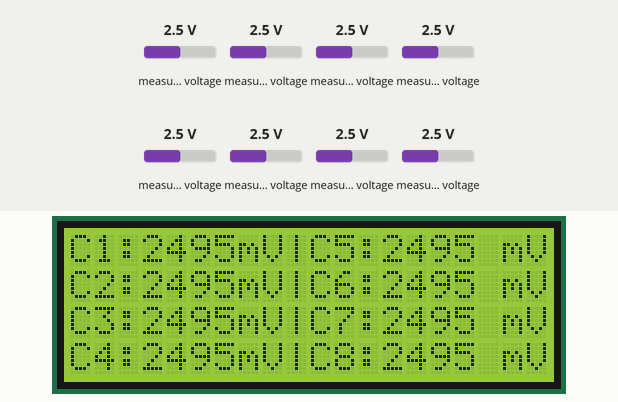
Recording of a sketch running on a simulated Arduino Uno, built with avr-gcc and run on an emulated ATmega328P. Shown: 20×4 character LCD. The test bench sets the inputs (shaded band); at power-on: measured voltage 2.5 V. Storage starts empty; what the sketch prints to the serial monitor is not drawn.

Above: at 1.2 s.
1.3 s: measured voltage (sensor 200) set to 4.9 V
At 1.8 s:
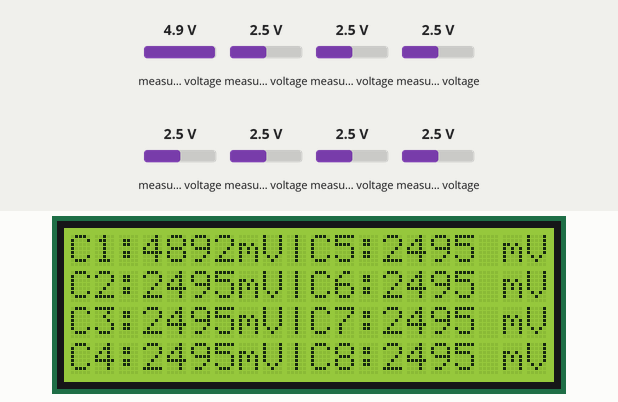
4.6 s: measured voltage (sensor 201) set to 0.1 V
At 6.5 s:
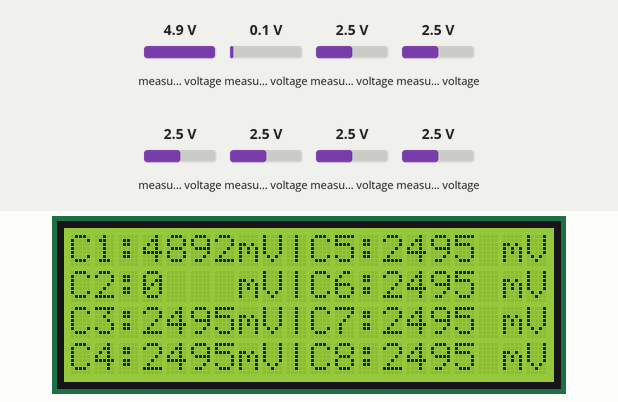
7.9 s: measured voltage (sensor 202) set to 0.1 V
At 8.9 s:
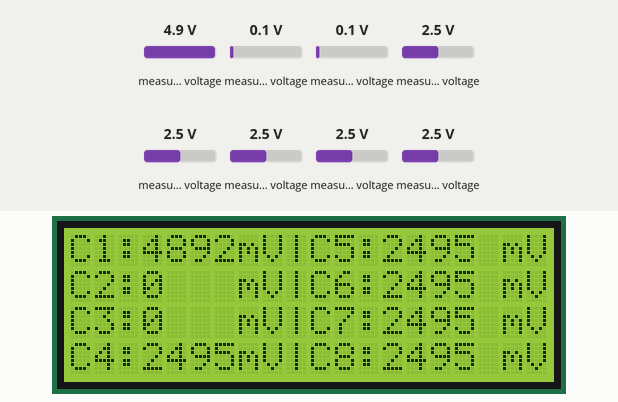
10.1 s: measured voltage (sensor 203) set to 0.1 V
At 11.3 s:
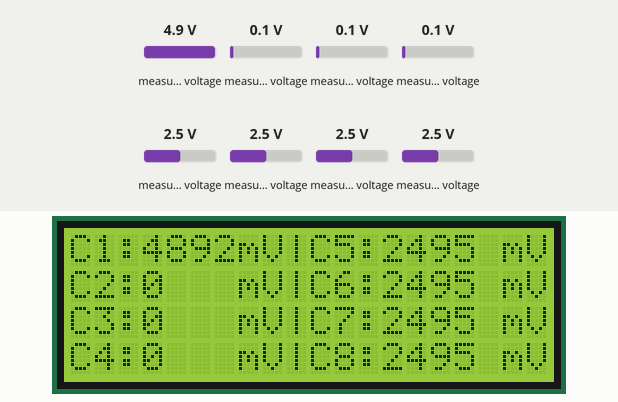
12.0 s: measured voltage (sensor 204) set to 0.1 V
At 13.1 s:
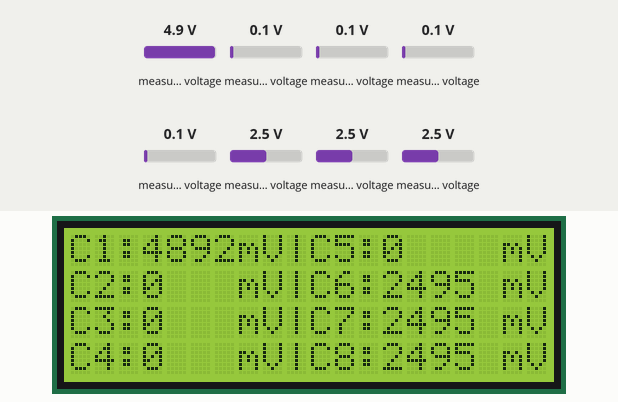
13.9 s: measured voltage (sensor 205) set to 0.1 V
At 14.9 s:
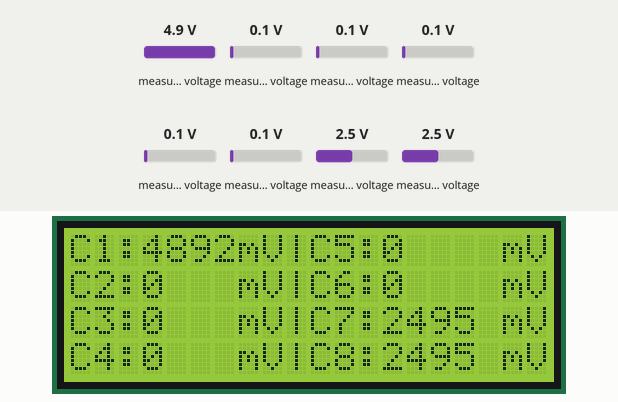
Timing chart, 0 to 16.8 s (numbered marks = the images above; inputs shaded):
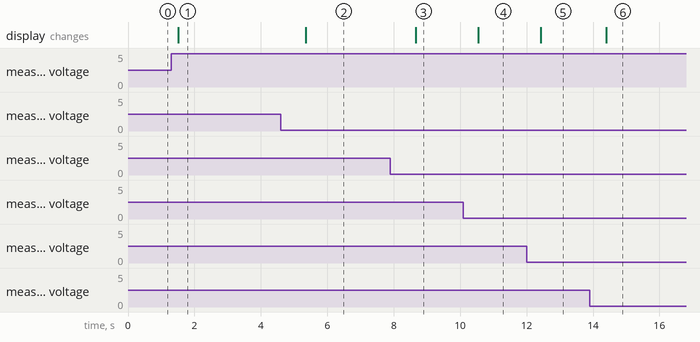

The sketch:

EE437_FinalArduinoCode.ino
```cpp
// Thomas Diggs, Peyton Allen, Yevgeniy Gavrikov
// UAB - Fall 2023
// EE437

// Include Necessary Libraries
#include <Adafruit_MCP3008.h>
#include <LiquidCrystal_I2C.h>
#include <SoftwareSerial.h>
#include "SD.h"
#include "SPI.h"

// Define Constants
#define i2C_LCD_ADDR 0x3F  // I2C address of the LCD
#define NEW_CS_PIN 2       // Chip Select pin for MCP3008
#define TX 6               // Transmit pin for SofwareSerial
#define RX 7               // Receive pin for SoftwareSerial

// Create a SoftwareSerial object for Bluetooth communication
SoftwareSerial BTSerial(RX, TX);

// Create a LiquidCrystal_I2C object for the LCD
LiquidCrystal_I2C lcd(i2C_LCD_ADDR, 20, 4);

// Define Variables
int dly = 500;
int channel1 = 0;
int channel2 = 1;
int channel3 = 2;
int channel4 = 3;
int channel5 = 4;
int channel6 = 5;
int channel7 = 6;
int channel8 = 7;

// Create an Adafruit_MCP3008 object for the MCP3008 ADC
Adafruit_MCP3008 mcp;

// Define variables for SD Card
const int CSpin = 10;    // Chip Select pin for the SD Card
String dataString = "";  // Holds the data to be written to the SD card
int voltval1 = 0;        // Value read from your first sensor
int voltval2 = 0;        // Value read from your second sensor
File sensorData;         // File object for SD Card
int count = 0;           // Counter for data recording

// Setup function
void setup() {
  BTSerial.begin(9600);  // Start SoftwareSerial for Bluetooth communication
  Serial.begin(9600);    // Start serial communication with the computer
  Serial.println("Maker's Digest: Ready");
  Serial.print("Initializing SD card...");

  mcp.begin(NEW_CS_PIN);  // Initialize MCP3008 ADC with the specified Chip Select pin

  lcd.init();  // Initialize the LCD
  lcd.backlight();

  // SD Card - see if the card is present and can be initialized:
  if (!SD.begin(CSpin)) {
    Serial.println("Card failed, or not present");
    // don't do anything more:
    return;
  }
  Serial.println("card initialized.");
}

// Loop function
void loop() {
  char msg[50];

  // Read sensor values from MCP3008 ADC
  int val1 = mcp.readADC(channel1);
  int val2 = mcp.readADC(channel2);
  int val3 = mcp.readADC(channel3);
  int val4 = mcp.readADC(channel4);
  int val5 = mcp.readADC(channel5);
  int val6 = mcp.readADC(channel6);
  int val7 = mcp.readADC(channel7);
  int val8 = mcp.readADC(channel8);

  // Convert ADC values to voltages
  int voltval1 = (val1 / 1024.0) * 5000.0;
  int voltval2 = (val2 / 1024.0) * 5000.0;
  int voltval3 = (val3 / 1024.0) * 5000.0;
  int voltval4 = (val4 / 1024.0) * 5000.0;
  int voltval5 = (val5 / 1024.0) * 5000.0;
  int voltval6 = (val6 / 1024.0) * 5000.0;
  int voltval7 = (val7 / 1024.0) * 5000.0;
  int voltval8 = (val8 / 1024.0) * 5000.0;

  // Clamp voltage values to 0 if below 100 mV
  if (voltval1 > 100) {
    voltval1 = voltval1;
  } else {
    voltval1 = 0;
  }
  if (voltval2 > 100) {
    voltval2 = voltval2;
  } else {
    voltval2 = 0;
  }
  if (voltval3 > 100) {
    voltval3 = voltval3;
  } else {
    voltval3 = 0;
  }
  if (voltval4 > 100) {
    voltval4 = voltval4;
  } else {
    voltval4 = 0;
  }
  if (voltval5 > 100) {
    voltval5 = voltval5;
  } else {
    voltval5 = 0;
  }
  if (voltval6 > 100) {
    voltval6 = voltval6;
  } else {
    voltval6 = 0;
  }
  if (voltval7 > 100) {
    voltval7 = voltval7;
  } else {
    voltval7 = 0;
  }
  if (voltval8 > 100) {
    voltval8 = voltval8;
  } else {
    voltval8 = 0;
  }

  // Bluetooth communication - Send voltage values in hexadecimal
  //    this is so the data sent in below 20 characters
  BTSerial.print(voltval1, HEX);
  BTSerial.print("|");
  BTSerial.print(voltval2, HEX);
  BTSerial.print("|");
  BTSerial.print(voltval3, HEX);
  BTSerial.print("|");
  BTSerial.print(voltval4, HEX);
  BTSerial.print("|");
  BTSerial.print(voltval5, HEX);
  BTSerial.print("|");
  BTSerial.print(voltval6, HEX);
  BTSerial.print("|");
  BTSerial.print(voltval7, HEX);
  BTSerial.print("|");
  BTSerial.print(voltval8, HEX);

  // LCD update
  lcd.clear();

  // LCD Display
  lcd.setCursor(0, 0);
  lcd.print("C1: ");
  lcd.setCursor(3, 0);
  lcd.print(voltval1);

  lcd.setCursor(0, 1);
  lcd.print("C2: ");
  lcd.setCursor(3, 1);
  lcd.print(voltval2);

  lcd.setCursor(0, 2);
  lcd.print("C3: ");
  lcd.setCursor(3, 2);
  lcd.print(voltval3);

  lcd.setCursor(0, 3);
  lcd.print("C4: ");
  lcd.setCursor(3, 3);
  lcd.print(voltval4);

  lcd.setCursor(10, 0);
  lcd.print("C5: ");
  lcd.setCursor(13, 0);
  lcd.print(voltval5);

  lcd.setCursor(10, 1);
  lcd.print("C6: ");
  lcd.setCursor(13, 1);
  lcd.print(voltval6);

  lcd.setCursor(10, 2);
  lcd.print("C7: ");
  lcd.setCursor(13, 2);
  lcd.print(voltval7);

  lcd.setCursor(10, 3);
  lcd.print("C8: ");
  lcd.setCursor(13, 3);
  lcd.print(voltval8);

  // Repeat the LCD display setup for other channels (C2 to C8)

  // Additional LCD Formatting
  for (int i = 0; i < 4; i++) {
    lcd.setCursor(7, i);
    lcd.print("mV");

    lcd.setCursor(9, i);
    lcd.print("|");

    lcd.setCursor(18, i);
    lcd.print("mV");
  }

  delay(dly);

  // SD Card - Save data every 10 loops
  count = count + 1;

  if (count >= 10) {
    dataString = String(voltval1) + "," + String(voltval2) + "," + String(voltval3) + "," + String(voltval4) + "," + String(voltval5) + "," + String(voltval6) + "," + String(voltval7) + "," + String(voltval8);  // convert to CSV
    saveData();                                                                                                                                                                                                    // save to SD card
    delay(100);
    count = 0;
  }
}

// Function to save data to the SD card
void saveData() {
  // Open the data.csv file for writing
  sensorData = SD.open("data.csv", FILE_WRITE);

  // Check if the file is successfully opened
  if (sensorData) {
    // Check if the file is empty (new file)
    if (sensorData.size() == 0) {
      // If the file is empty, write the header line
      sensorData.println("Channel 1 (mV), Channel 2 (mV), Channel 3 (mV), Channel 4 (mV), Channel 5 (mV), Channel 6 (mV), Channel 7 (mV), Channel 8 (mV)");
    }
    // for (int i = 0; i < 25; ++i) {
    //   array[i];
    // }

    // Write the dataString to the file
    sensorData.println(dataString);

    // Close the file
    sensorData.close();
  } else {
    // If the file couldn't be opened, print an error message
    Serial.println("Error opening data.csv for writing!");

    // Attempt to create the file
    sensorData = SD.open("data.csv", FILE_WRITE);

    // Check if the file is successfully created
    if (sensorData) {
      // If the file is open, write the header line
      sensorData.println("Channel 1 (mV), Channel 2 (mV), Channel 3 (mV), Channel 4 (mV), Channel 5 (mV), Channel 6 (mV), Channel 7 (mV), Channel 8 (mV)");

      // Write the dataString to the file
      sensorData.println(dataString);

      // Close the file
      sensorData.close();

      Serial.println("data.csv created!");
    } else {
      // If the file still couldn't be created, print an error message
      Serial.println("Error creating data.csv!");
    }
  }
}
```

Measured:
- after the input at 1.3 s, the display: changes after 0.21 s (image 1)
- after the input at 4.6 s, the display: changes after 0.76 s (image 2)
- after the input at 7.9 s, the display: changes after 0.76 s (image 3)
- after the input at 10.1 s, the display: changes after 0.45 s (image 4)
- after the input at 12.0 s, the display: changes after 0.43 s (image 5)
- after the input at 13.9 s, the display: changes after 0.50 s (image 6)
